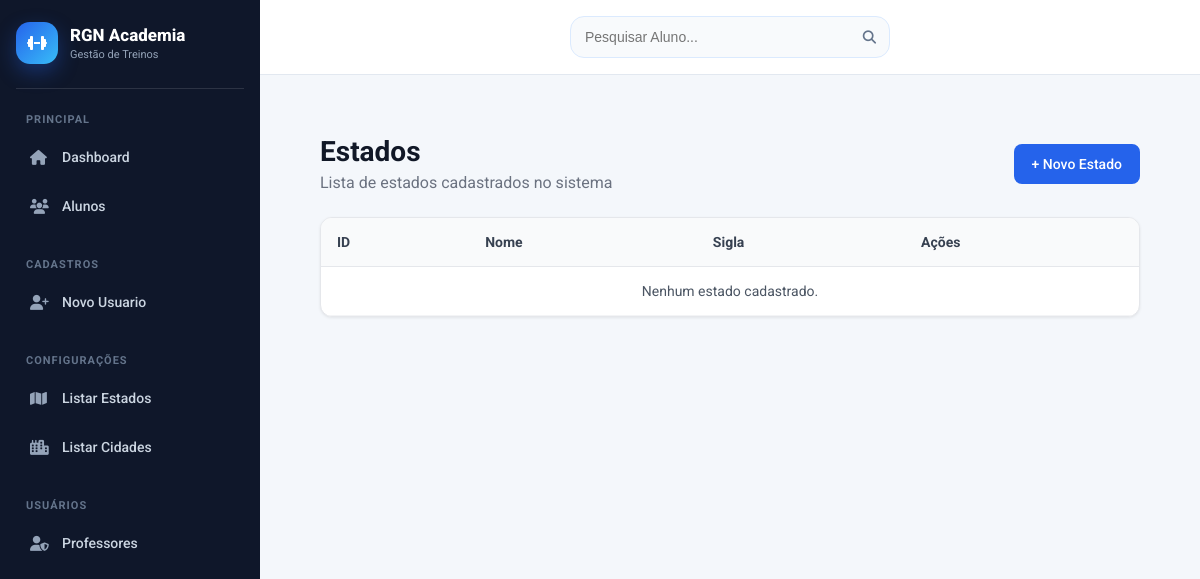
The page /listar/estado/ on the database as committed earlier.
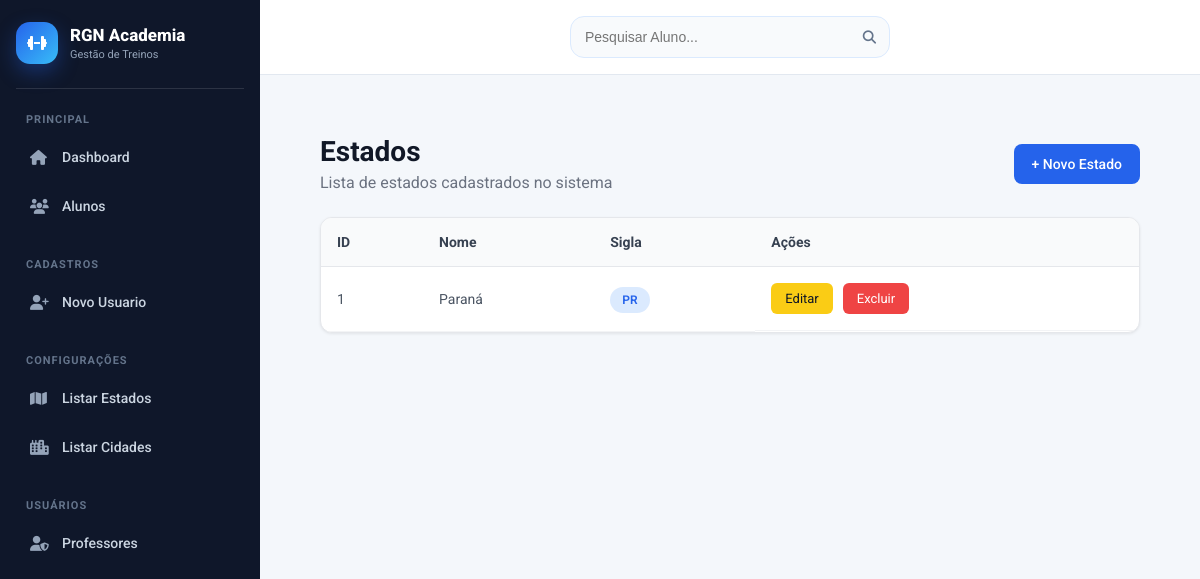
The same page on the database as committed later.
### cadastros/models.py (models this page shows, shortened)
class Auditoria(models.Model):
    cadastrado_em = models.DateTimeField(auto_now_add=True, verbose_name="Cadastrado em")
    atualizado_em = models.DateTimeField(auto_now=True, verbose_name="Atualizado em")
    class Meta:
        abstract = True

class Estado(Auditoria):
    nome = models.CharField(max_length=50, verbose_name="Nome do Estado")
    sigla = models.CharField(max_length=2, verbose_name="Sigla")

### cadastros/views.py (the view)
# urls.py: path('listar/estado/', EstadoList.as_view(), name="listar-estado"),
class EstadoList(ListView):
    model = Estado
    template_name = 'cadastros/listar_estado.html'

### cadastros/templates/cadastros/listar_estado.html
{% extends 'modelo.html' %}
{% load static %}
{% block css %}
<link rel="stylesheet" href="{% static 'css/cadastros/listar_estado.css' %}">
<link rel="stylesheet" href="{% static 'css/paginas/modelo.css' %}">
{% endblock %}
{% block content %}
<div class="list-container">
    <div class="list-header">
        <div>
            <h2>Estados</h2>
            <p>Lista de estados cadastrados no sistema</p>
        </div>
        <a href="{% url 'cadastrar-estado' %}" class="btn-novo">
            + Novo Estado
        </a>
    </div>
    <div class="table-container">
        <table class="table-list">
            <thead>
                <tr>
                    <th>ID</th>
                    <th>Nome</th>
                    <th>Sigla</th>
                    <th>Ações</th>
                </tr>
            </thead>
            <tbody>
                {% for estado in object_list %}
                <tr>
                    <td>{{ estado.id }}</td>
                    <td>{{ estado.nome }}</td>
                    <td>
                        <span class="badge">
                            {{ estado.sigla }}
                        </span>
                    </td>
                    <td class="acoes">
                        <a href="{% url 'editar-estado' estado.id %}" class="btn-editar">
                            Editar
                        </a>
                        <a href="{% url 'excluir-estado' estado.id %}" class="btn-deletar">
                            Excluir
                        </a>
                    </td>
                </tr>
                {% empty %}
                <tr>
                    <td colspan="4" class="sem-registro">
                        Nenhum estado cadastrado.
                    </td>
                </tr>
                {% endfor %}
            </tbody>
        </table>
    </div>
</div>
{% endblock %}

Rows that differ between the two databases and show on the page:
added Estado: id "1", nome "Paraná", sigla "PR"
Other text that changed with them:
text no longer shown: "Nenhum estado cadastrado."
